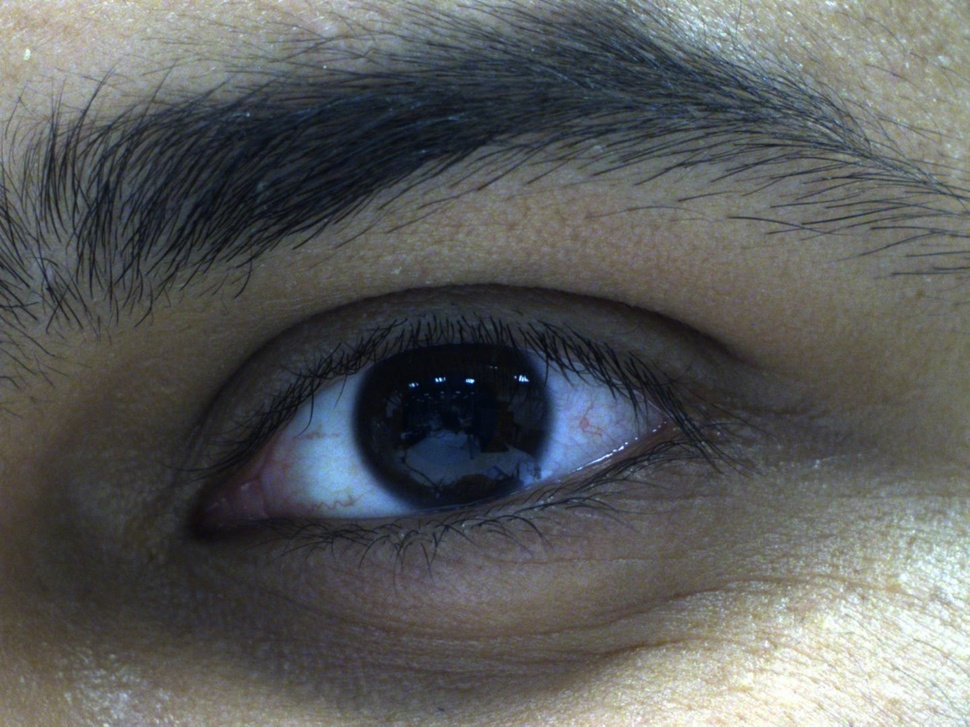
#> input picture img.jpeg, 970 x 727 px, shrunk from 1440 x 1080 before the run
$ python -i segmentation_classical.py   (imports and definitions only)   (older library calls are emulated)
#> lines starting #> are read from the running program, lines starting #| are printed output that depends on the picture; after the words box and inside, x2 and y2 are one past the last pixel; in counts of white or black regions, pixels touching at a corner belong together
#> further down, picture is the input picture: shape (727, 970, 3); mean B, G, R 92.1, 92.8, 91
#! /usr/bin/env python3

# Commented out IPython magic to ensure Python compatibility.
import cv2
from matplotlib import pyplot as plt
import numpy as np

def show_image(img):
    image = cv2.cvtColor(img, cv2.COLOR_BGR2RGB)
    np_array = np.array(image)
    plt.imshow(np_array)
    plt.show()


def find_pupil(image) -> np.ndarray[2,]:
    img = cv2.cvtColor(image, cv2.COLOR_BGR2GRAY)
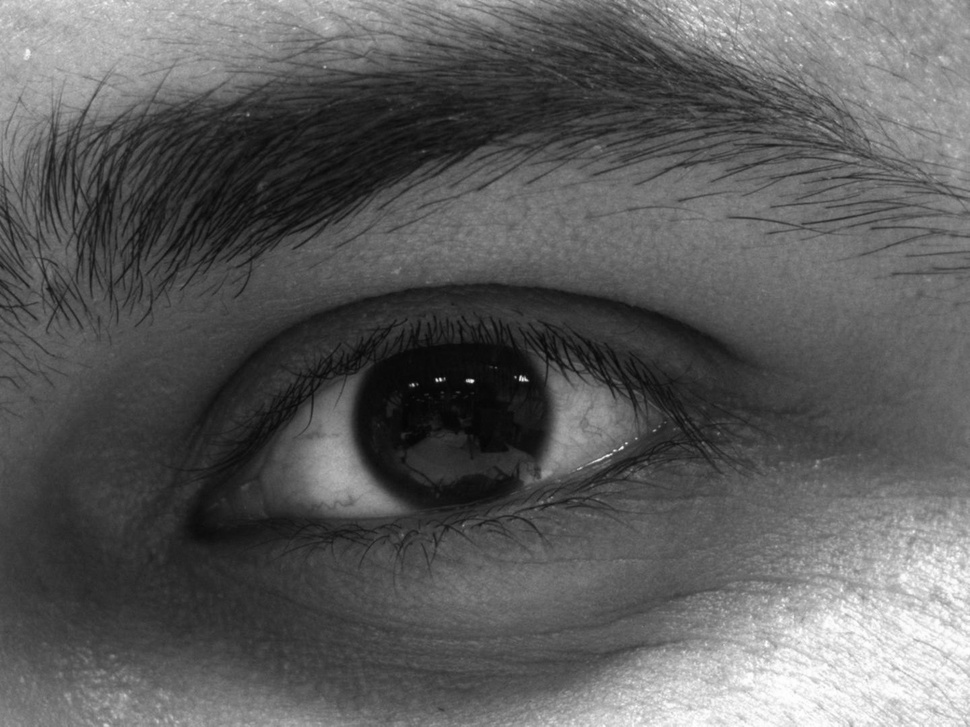
#> img: shape (727, 970); min 2, max 255, mean 92.2
    # img = cv2.imread(img_path, cv2.IMREAD_GRAYSCALE)
    img = cv2.normalize(img, None, 0, 1.0, cv2.NORM_MINMAX, dtype=cv2.CV_32F)

    # avg_val = np.average(img)
    # img[np.where(img>avg_val*.5)] = 255
    # img = cv2.threshold(img, np.percentile(img, 5), 255, cv2.THRESH_BINARY)[1]
    img[np.where(img>np.percentile(img, 5))] = 255
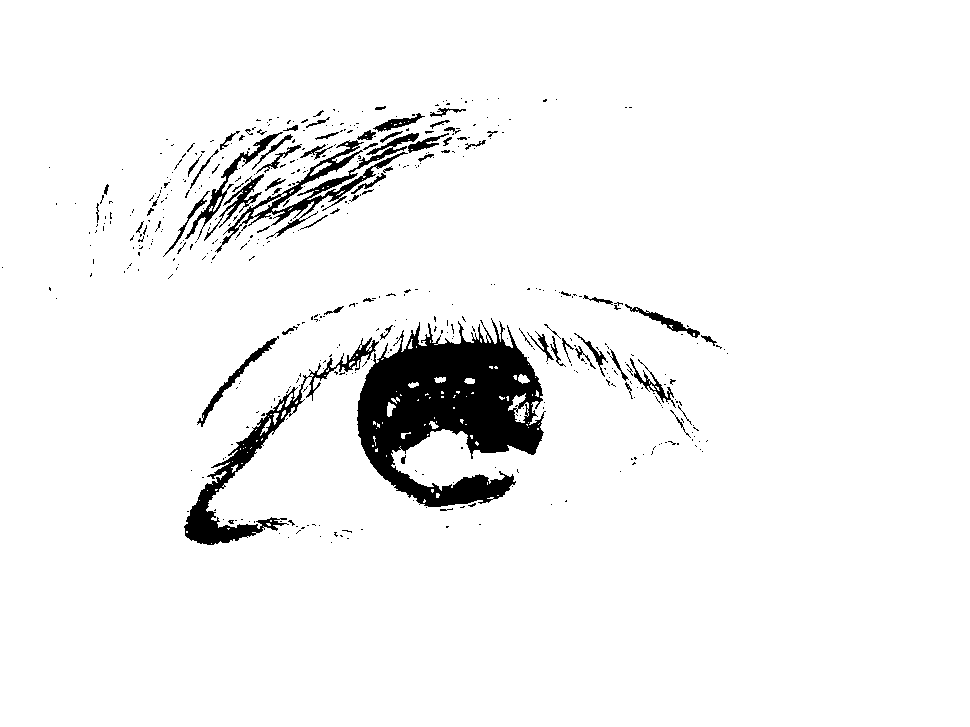
#> img: shape (727, 970) float32; min 0, max 255, mean 241.9
    img[np.where(img<0.3)] = 0
#> img: shape (727, 970) float32; 94.9% white; 487 black regions (415 under 20 px), largest, box (x1, y1, x2, y2) and area: (357, 318, 546, 507) 19784, (184, 337, 379, 545) 4467, (215, 133, 419, 253) 3262

    kernel_size = 15
    kernel = cv2.getStructuringElement(cv2.MORPH_ELLIPSE,(kernel_size,kernel_size))
    closed = cv2.morphologyEx(img, cv2.MORPH_CLOSE, kernel)
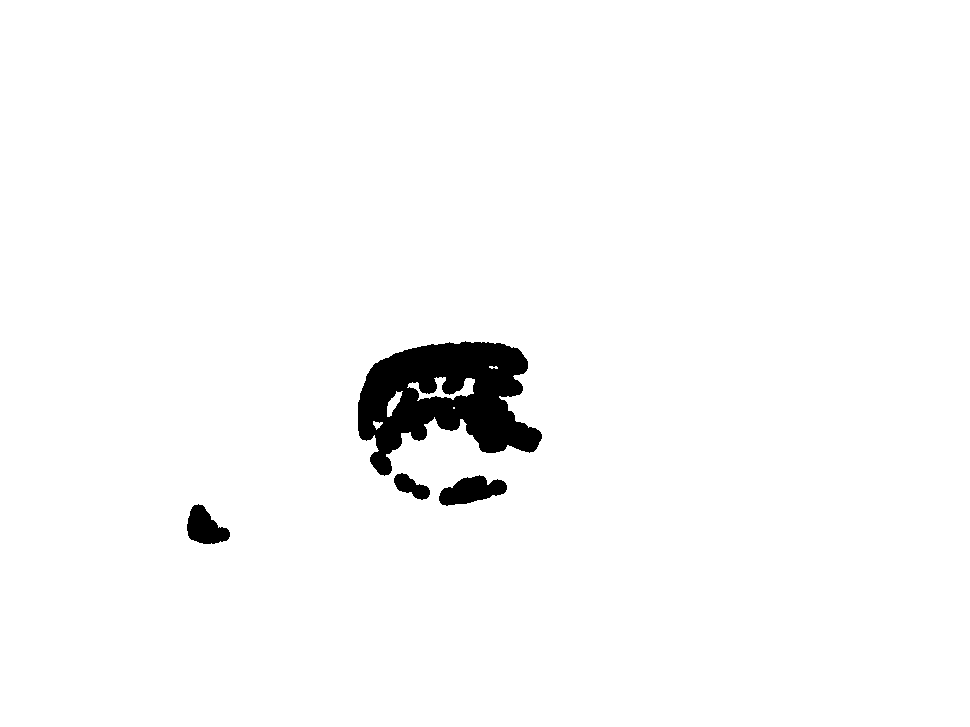
#> closed: shape (727, 970) float32; 97.6% white; 4 black regions, box (x1, y1, x2, y2) and area: (358, 341, 542, 476) 14344, (439, 475, 507, 506) 1292, (187, 504, 230, 544) 1075, (394, 473, 430, 500) 516
    closed = cv2.morphologyEx(closed, cv2.MORPH_OPEN, kernel)
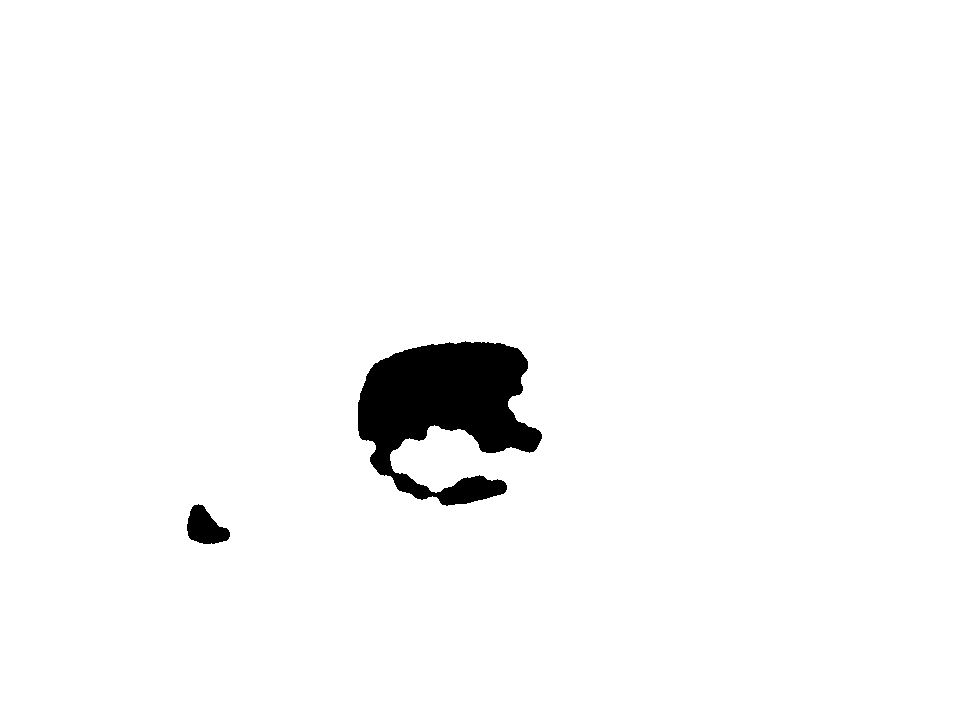
#> closed: shape (727, 970) float32; 97.4% white; 2 black regions, box (x1, y1, x2, y2) and area: (358, 341, 542, 506) 17524, (187, 504, 230, 544) 1082

    _, _, stats, centroids = cv2.connectedComponentsWithStats(closed.astype(np.uint8), connectivity=4)
#> stats = [[187, 341, 355, 203, 18606], [0, 0, 970, 727, 686584]]; centroids = [[431.3, 414.8], [485.9, 361.6]]
    try:
        i_max = np.argsort(stats[:,cv2.CC_STAT_AREA])[-2]
#> i_max = 0
    except:
        i_max = 0
    pupil_point = centroids[i_max,:]
#> pupil_point = [431.3, 414.8]
    return [pupil_point, closed]

# [8 lines of commented-out code are left out]

>>> import cv2
>>> picture = cv2.imread('img.jpeg')
>>> result = find_pupil(picture)
#> result = 2 items

$ run again, on 20240427_150511.png
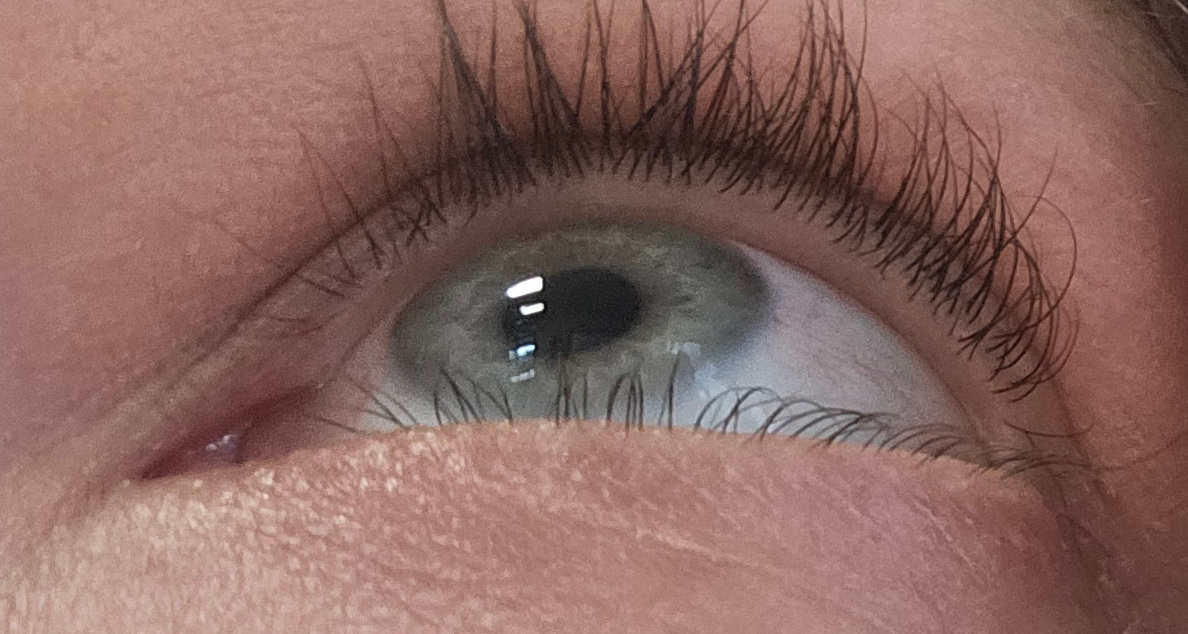
#> input picture 20240427_150511.png, 1188 x 634 px
#> picture is the input picture: shape (634, 1188, 3); mean B, G, R 97, 103.6, 138.4
#> in find_pupil, `img = cv2.cvtColor(image, cv2.COLOR_BGR2GRAY)`:
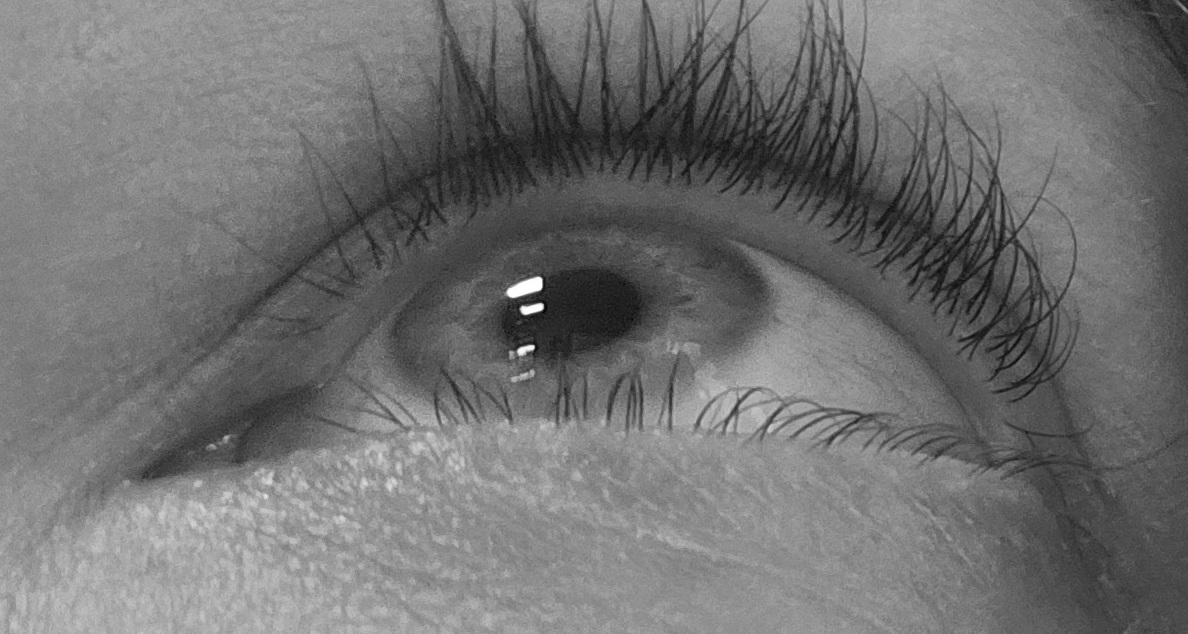
#> img: shape (634, 1188); min 1, max 255, mean 113.2
#> in find_pupil, `closed = cv2.morphologyEx(img, cv2.MORPH_CLOSE, kernel)`:
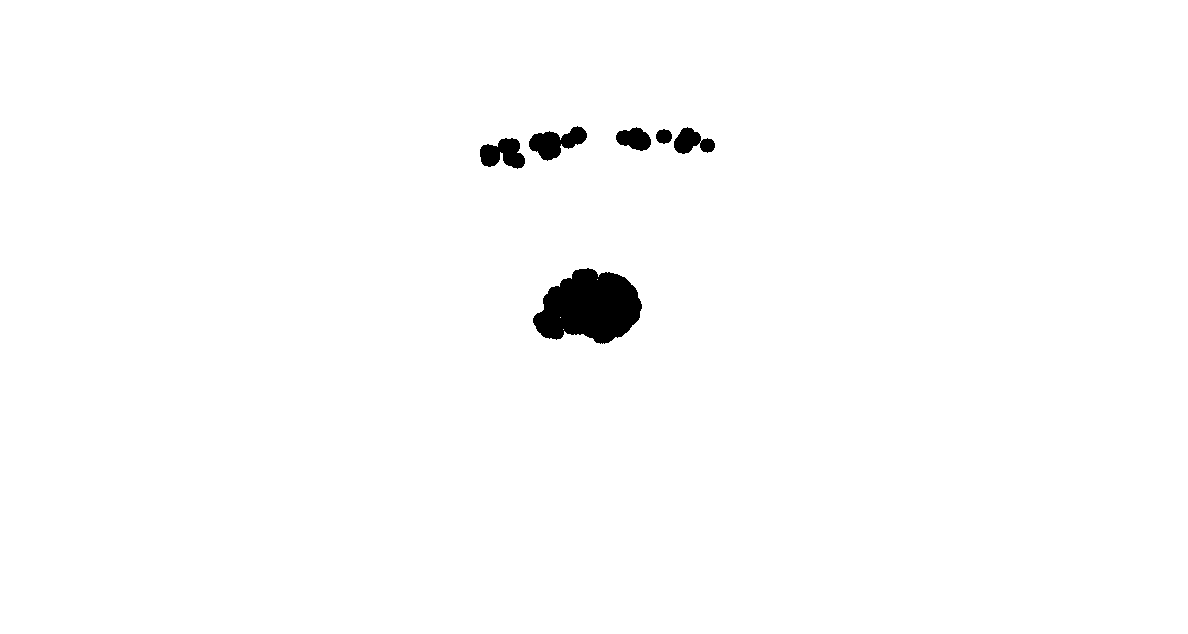
#> closed: shape (634, 1188) float32; 98.8% white; 6 black regions, box (x1, y1, x2, y2) and area: (533, 268, 642, 344) 5785, (529, 126, 587, 161) 1079, (480, 138, 525, 169) 936, (674, 127, 715, 154) 658, (616, 127, 651, 151) 576, (656, 129, 672, 144) 184
#> stats = [[480, 126, 235, 218, 9687], [0, 0, 1188, 634, 743505]]; centroids = [[588.1, 242.2], [593.6, 317.5]]
#> i_max = 0
#> pupil_point = [588.1, 242.2]
#> result = 2 items
